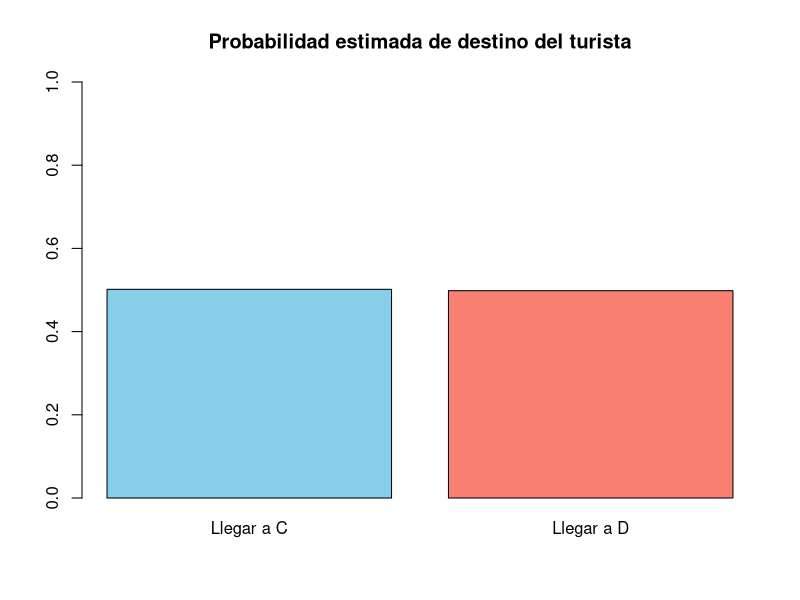
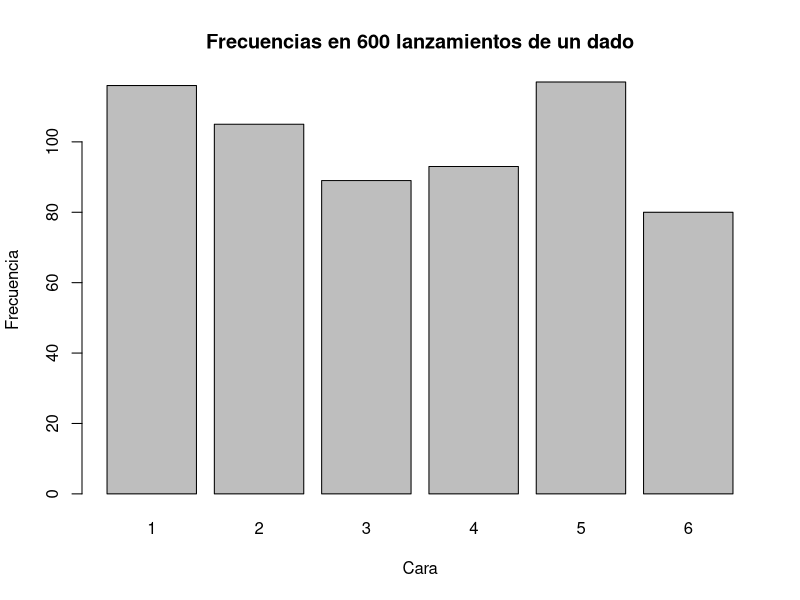

Generate these figures, in order, with R:
## ---- chunk 1
destino <- sample(c("C", "D"), size = 1, replace=TRUE)
destino
## ---- chunk 2
# Simulación del problema del turista despistado

set.seed(123)  # Para reproducibilidad

# Número de simulaciones (turistas)
n <- 100000

# Trenes alternando: C, D, C, D...
# Representamos C como 1 y D como 0
trenes <- c("C", "D")

# El turista se sube sin mirar
# Elegimos aleatoriamente tren C o D con igual probabilidad
elecciones <- sample(trenes, size = n, replace = TRUE)

# Calculamos frecuencias relativas
prob_C <- mean(elecciones == "C")
prob_D <- mean(elecciones == "D")

# Mostramos resultados
cat("Probabilidad estimada de llegar a C:", prob_C, "\n")
cat("Probabilidad estimada de llegar a D:", prob_D, "\n")

# Visualización
barplot(
  height = c(prob_C, prob_D),
  names.arg = c("Llegar a C", "Llegar a D"),
  col = c("skyblue", "salmon"),
  ylim = c(0, 1),
  main = "Probabilidad estimada de destino del turista"
)

## ---- chunk 3
# Espacio muestral de un dado perfecto
E_dado <- 1:6
length_E_dado <- length(E_dado)

cat("Dado cúbico:\n")
cat("  E =", paste0("{", paste(E_dado, collapse = ", "), "}"),
    " | |E| =", length_E_dado, "\n")

# (9) Simulación de 600 lanzamientos y conteo de '3'
n_lanz <- 600
lanzamientos <- sample(E_dado, size = n_lanz, replace = TRUE)
veces_3 <- sum(lanzamientos == 3)
cat("  En", n_lanz, "lanzamientos, veces que sale 3 =", veces_3, "\n")

# Probabilidades teóricas simples
P1 <- 1/6; P2 <- 1/6; P5 <- 1/6
suma_P <- P1 + (1/6) + (1/6) + (1/6) + P5 + (1/6)  # P(1..6)
cat("  P(1)=", P1, " P(2)=", P2, " P(5)=", P5, " | suma P(1..6) =", suma_P, "\n\n")

## -----------------------------------------------
## (10) Subconjuntos del espacio muestral del dado
## -----------------------------------------------

A <- c(2, 4, 6)                       # obtener par (dado)
B <- setdiff(E_dado, A)               # número impar
C_ <- c(2, 3, 5)                      # números primos en {1..6}
D_ <- setdiff(E_dado, c(1, 2, 3, 5))  # compuestos en {1..6} -> {4,6}
F <- c(3, 6)                          # múltiplos de 3

cat("Subconjuntos:\n")
cat("  A (par)        =", paste(A, collapse = ", "), "\n")
cat("  B (impar)      =", paste(B, collapse = ", "), "\n")
cat("  C (primo)      =", paste(C_, collapse = ", "), "\n")
cat("  D (compuesto)  =", paste(D_, collapse = ", "), "\n")
cat("  F (múltiplo 3) =", paste(F, collapse = ", "), "\n\n")

## Probabilidades teóricas de estos sucesos con dado perfecto
P_A <- length(A)/length_E_dado
P_B <- length(B)/length_E_dado
P_C <- length(C_)/length_E_dado
P_D <- length(D_)/length_E_dado
P_F <- length(F)/length_E_dado

cat("Probabilidades teóricas (dado perfecto):\n")
cat("  P(A)=", P_A, " P(B)=", P_B, " P(C)=", P_C, " P(D)=", P_D, " P(F)=", P_F, "\n\n")

## -----------------------------------------------
## Gráfica opcional: frecuencias de los 600 lanzamientos
## -----------------------------------------------
#Descomenta para ver la barra (en RStudio/plots)
barplot(table(factor(lanzamientos, levels = 1:6)),
        main = "Frecuencias en 600 lanzamientos de un dado",
        xlab = "Cara", ylab = "Frecuencia")
